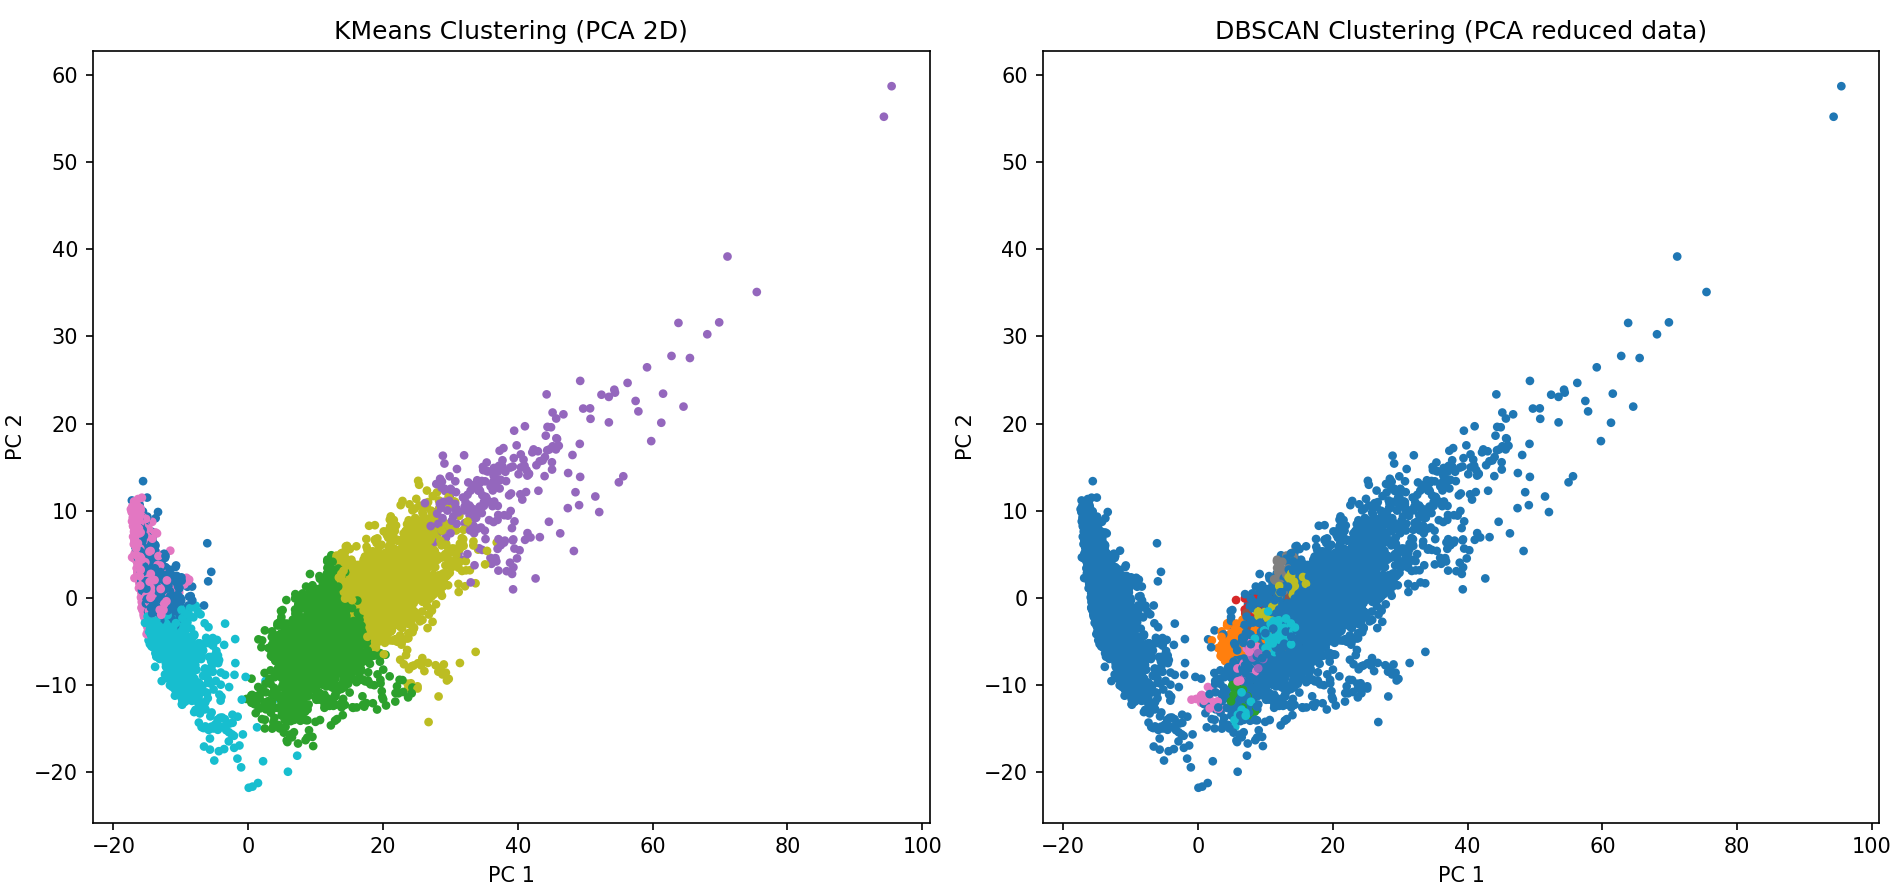

Here is the Python script that generated this plot:
import pandas as pd
import numpy as np
from sklearn.preprocessing import StandardScaler
from sklearn.decomposition import PCA
from sklearn.cluster import KMeans, DBSCAN
import matplotlib.pyplot as plt

# Step 1: Load Data (update your path)
base_path = "C:/Users/skyline/Downloads/human+activity+recognition+using+smartphones/UCI HAR Dataset/UCI HAR Dataset/train/"

X = pd.read_csv(base_path + "X_train.txt", delim_whitespace=True, header=None)
y = pd.read_csv(base_path + "y_train.txt", header=None).squeeze()

# Step 2: Normalize
scaler = StandardScaler()
X_scaled = scaler.fit_transform(X)

# Step 3: KMeans clustering on full normalized data
kmeans = KMeans(n_clusters=6, n_init=10, random_state=42)
labels_k = kmeans.fit_predict(X_scaled)

# Step 4: Reduce dimensions for DBSCAN
pca_10 = PCA(n_components=10)
X_reduced = pca_10.fit_transform(X_scaled)

# Step 5: DBSCAN clustering on reduced data
dbscan = DBSCAN(eps=3, min_samples=10)
labels_d = dbscan.fit_predict(X_reduced)

# Step 6: 2D PCA for visualization of both
pca_2 = PCA(n_components=2)
X_pca_2d = pca_2.fit_transform(X_scaled)

# Step 7: Plot side by side
fig, axs = plt.subplots(1, 2, figsize=(14, 6))

axs[0].scatter(X_pca_2d[:, 0], X_pca_2d[:, 1], c=labels_k, cmap='tab10', s=10)
axs[0].set_title("KMeans Clustering (PCA 2D)")
axs[0].set_xlabel("PC 1")
axs[0].set_ylabel("PC 2")

axs[1].scatter(X_pca_2d[:, 0], X_pca_2d[:, 1], c=labels_d, cmap='tab10', s=10)
axs[1].set_title("DBSCAN Clustering (PCA reduced data)")
axs[1].set_xlabel("PC 1")
axs[1].set_ylabel("PC 2")

plt.tight_layout()
plt.show()

# Optional: Print DBSCAN cluster counts
num_clusters = len(set(labels_d)) - (1 if -1 in labels_d else 0)
num_noise = list(labels_d).count(-1)
print(f"DBSCAN clusters (excluding noise): {num_clusters}")
print(f"Noise points: {num_noise}")
